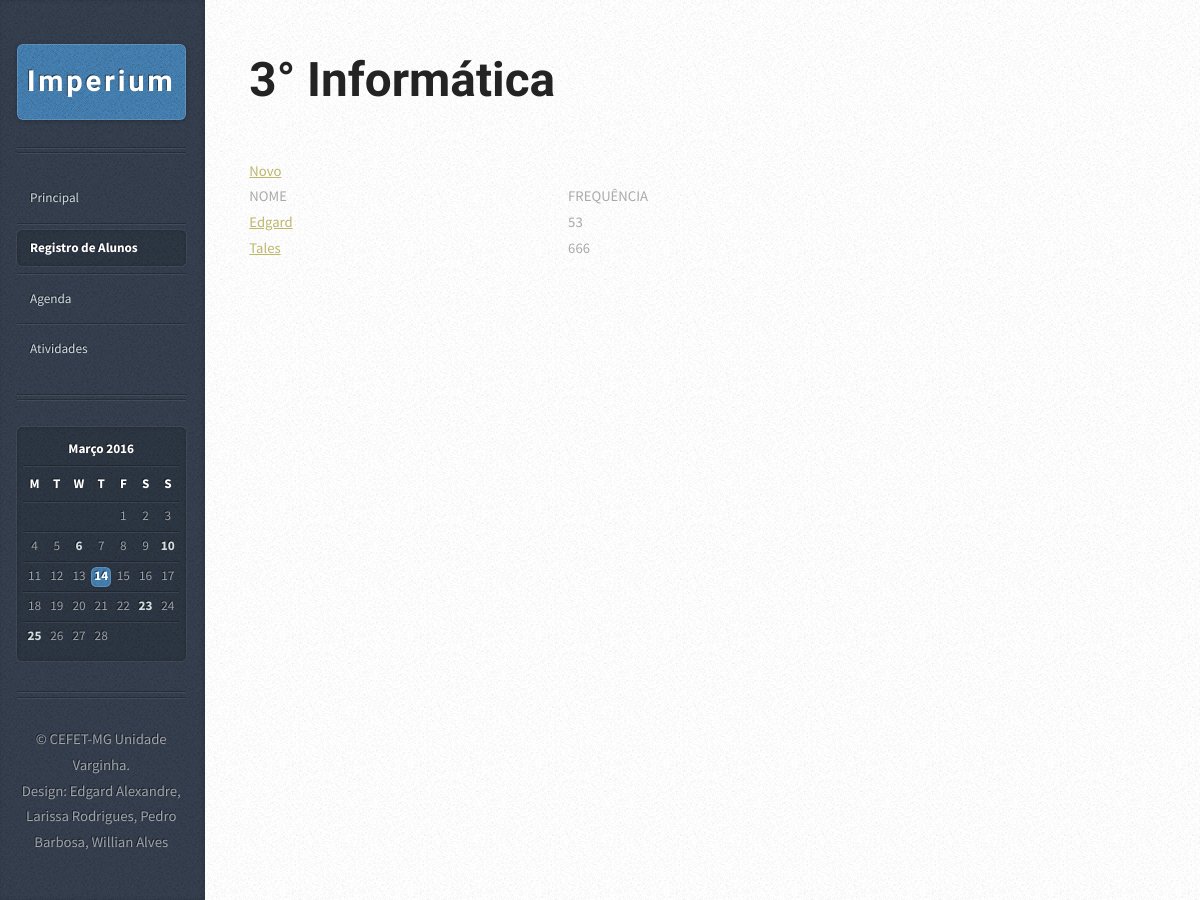
Page /alunoLista.php?id=1 on the earlier database version.
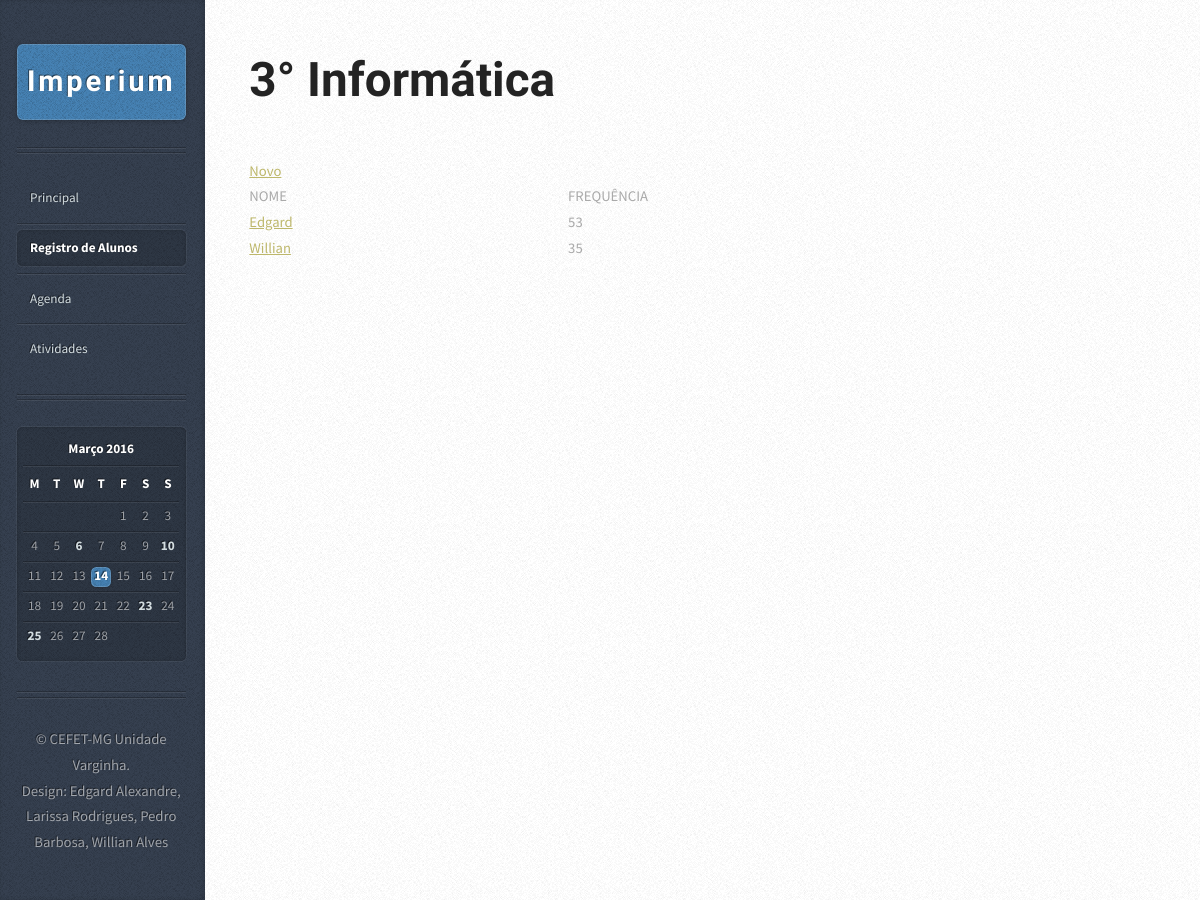
Same page on the later database version.
### tables this page shows
CREATE TABLE IF NOT EXISTS `Turma` (
  `idTurma` int(11) NOT NULL AUTO_INCREMENT,
  `nomeTurma` varchar(45) DEFAULT NULL,
  PRIMARY KEY (`idTurma`)
);

CREATE TABLE IF NOT EXISTS `Aluno` (
  `idAluno` int(11) NOT NULL AUTO_INCREMENT,
  `nomeAluno` varchar(45) NOT NULL,
  `matricula` varchar(45) NOT NULL,
  `frequencia` int(45) NOT NULL,
  `idTurmaAluno` int(11) NOT NULL,
  PRIMARY KEY (`idAluno`),
  KEY `idTurmaAluno` (`idTurmaAluno`)
);

### alunoLista.php (the view, shortened to what this page needs)
<?php
    $PDO = db_connect();
	$aux = $_GET["id"];
    $sql = "SELECT idAluno, nomeAluno, frequencia FROM Aluno WHERE idTurmaAluno = :idTurma ORDER BY nomeAluno ASC";
	$sql2 = "SELECT idTurma, nomeTurma FROM Turma WHERE idTurma = :idTurma ORDER BY nomeTurma ASC";
    $stmt = $PDO->prepare($sql);
	$stmt2 = $PDO->prepare($sql2);
    $stmt->execute(array(':idTurma' => $aux));
	$stmt2->execute(array(':idTurma' => $aux));
?>
<!DOCTYPE HTML>
<html>
<head>
		<link rel="stylesheet" href="assets/css/mainScreen.css" />
	</head>
<body>
<div id="content">
    <div class="inner">
        <article class="box post post-excerpt">
            <header>
              	<h2>
			<?php $Turma = $stmt2->fetch(PDO::FETCH_ASSOC)?>
			<p><?php echo $Turma['nomeTurma']?></p>
		</h2>
            </header>
			<table>
				<tr>
					<td>NOME</td>
					<td>FREQUÊNCIA</td>
				</tr>
				 <?php while($Aluno = $stmt->fetch(PDO::FETCH_ASSOC)): ?>
				<tr>
                    <td><a href = "00?id=<?php echo $Aluno['idAluno'] ?>"><?php echo $Aluno['nomeAluno'] ?></a></td>
                    <td><?php echo $Aluno['frequencia'] ?></td>
                </tr>
                <?php endwhile; ?>
				<a href="form-add-Aluno.php?id=<?php echo $Turma['idTurma'] ?>"> Novo</a>
        </table>
        </article>
    </div>
</div>
			<div id="sidebar">
					<h1 id="logo"><a href="#">Imperium</a></h1>
					<nav id="nav">
						<ul>
							<li><a href="indexMain.html">Principal</a></li>
							<li class="current"><a href="turmaRegistro.php">Registro de Alunos</a></li>
							<li><a href="calendario.html">Agenda</a></li>
							<li><a href="relatorios.html">Atividades</a></li>
						</ul>
					</nav>
					<section class="box calendar">
						<div class="inner">
							<table>
								<caption>Março 2016</caption>
								<thead>
									<tr>
										<th scope="col" title="Monday">M</th>
										<th scope="col" title="Tuesday">T</th>
										<th scope="col" title="Wednesday">W</th>
										<th scope="col" title="Thursday">T</th>
										<th scope="col" title="Friday">F</th>
										<th scope="col" title="Saturday">S</th>
										<th scope="col" title="Sunday">S</th>
									</tr>
								</thead>
								<tbody>
									<tr>
										<td colspan="4" class="pad"><span>&nbsp;</span></td>
										<td><span>1</span></td>
										<td><span>2</span></td>
										<td><span>3</span></td>
									</tr>
									<tr>
										<td><span>4</span></td>
										<td><span>5</span></td>
										<td><a href="#">6</a></td>
										<td><span>7</span></td>
										<td><span>8</span></td>
										<td><span>9</span></td>
										<td><a href="#">10</a></td>
									</tr>
									<tr>
										<td><span>11</span></td>
										<td><span>12</span></td>
										<td><span>13</span></td>
										<td class="today"><a href="#">14</a></td>
										<td><span>15</span></td>
										<td><span>16</span></td>
										<td><span>17</span></td>
									</tr>
									<tr>
										<td><span>18</span></td>
										<td><span>19</span></td>
										<td><span>20</span></td>
										<td><span>21</span></td>
										<td><span>22</span></td>
										<td><a href="#">23</a></td>
										<td><span>24</span></td>
									</tr>
									<tr>
										<td><a href="#">25</a></td>
										<td><span>26</span></td>
										<td><span>27</span></td>
										<td><span>28</span></td>
										<td class="pad" colspan="3"><span>&nbsp;</span></td>
									</tr>
								</tbody>
							</table>
						</div>
					</section>
					<ul id="copyright">
						<li>&copy; CEFET-MG Unidade Varginha.</li><li>Design: Edgard Alexandre, Larissa Rodrigues, Pedro Barbosa, Willian Alves</a></li>
					</ul>
			</div>
	</body>
</html>

Differences in the rows shown:
removed aluno: nomeAluno "Tales", frequencia "666"
added aluno: nomeAluno "Willian", frequencia "35"
